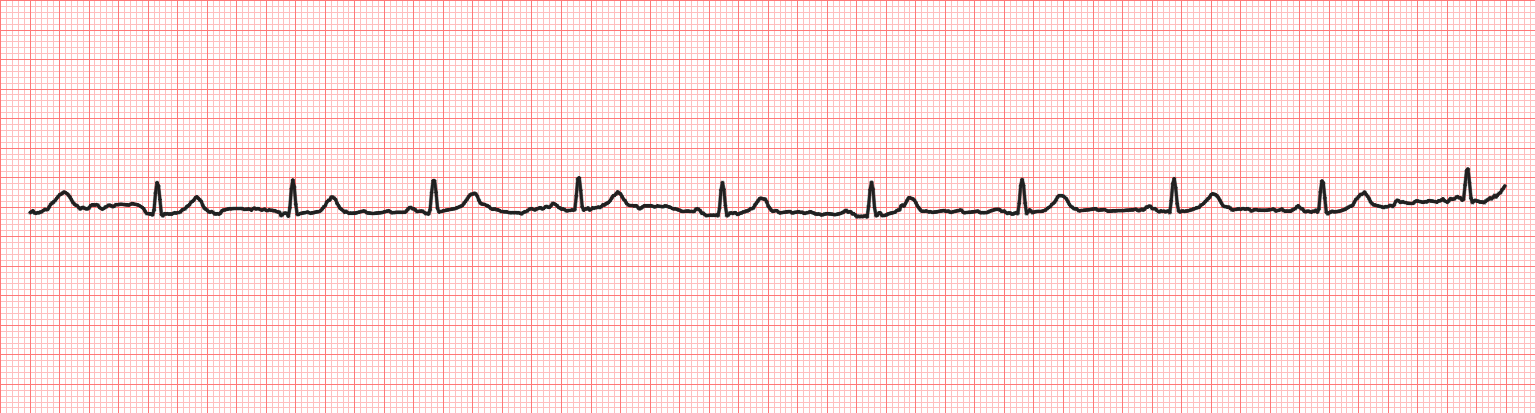
#> input picture android/app/src/main/assets/reference/strip_ii_150dpi.png, 1535 x 413 px
$ python -i page.py   (imports and definitions only)   (older library calls are emulated)
#> lines starting #> are read from the running program, lines starting #| are printed output that depends on the picture; after the words box and inside, x2 and y2 are one past the last pixel; in counts of white or black regions, pixels touching at a corner belong together
"""Sub-pixel sheet corners from four rough clicks.

The stand-in for FR1 until ML Kit's Document Scanner is wired in: a human
clicks roughly where the four corners of the printed ECG sheet are, and this
module moves each click onto the true corner by fitting a straight line to
each edge of the gridded area and intersecting neighbouring lines.

**Why this exists at all.** Measured on simulated photographs
(`results/kitphoto/selftest.csv`): corner clicks scattered by 3 px drop the
reconstruction's PCC from 0.98 to 0.78-0.88 with scale and crop otherwise
known, because a corner error is a scale and offset error and limitation 14
already showed that a quarter of a percent of scale costs a fifth of PCC.
A click is worse than 3 px in practice: the picker scales a 24.8 MP frame
down about fivefold to fit a screen, so each click is quantised to ~5 px.

**The edge.** The printed image is gridded to its border and the paper
around it is not, so the edge is where the grid stops -- specifically where
the rules that CROSS the edge stop. At each distance from the edge, ink
darkness is sampled along a few millimetres parallel to it and its
**spread** (standard deviation) taken. Inside, the crossing rules make that
spread large, because a line parallel to the edge alternately hits rule and
paper; outside, it is sensor noise. The edge is placed at the half-level
crossing of that step, to sub-pixel precision by linear interpolation.

**Why the spread and not the mean.** A rule lying *along* the edge is
uniform along it, so it adds nothing to the spread but a great deal to the
mean, and its blurred tail pulled the mean's half-level crossing 1.3-2.4 px
outside the sheet on a synthetic sheet with rules on its border (the kit
sheets have them too: the first column of `ptbxl9` is a rule). Measured on
the simulated photographs of all four kit sheets, the mean placed corners
0.8-2.2 px from truth and the spread 0.26-0.51 px.

**Luma, not redness.** Redness is the obvious response for a pink grid
and it is the wrong one here, for the reason limitation 15 found on the
2026-09-21 photographs: it is a chroma quantity, and JPEG stores chroma at
half resolution. Measured on a simulated 4:2:0 JPEG, the redness step
across the left edge was smeared over ~10 px and the fitted edge landed 5
to 9 px outside the sheet. Luma is stored at full resolution.

**What it cannot do.** It needs the clicks to be within `SEARCH_FRACTION`
of the edge length of the true corner, it needs white paper outside the
sheet (a sheet printed edge-to-edge, or photographed on a red tablecloth,
has no step), and it assumes straight edges -- a curled page is bent, and
the fitted line is then a chord. `refine_corners` reports the residual of
each line fit so a curled edge is visible rather than silently averaged.
"""

from __future__ import annotations

from dataclasses import dataclass

import cv2
import numpy as np


#: How far either side of a clicked edge the step is searched for, as a
#: fraction of that edge's length. 1.5% is about 4 mm on a 277 mm edge --
#: generous for a careful click, not so wide that the search reaches the
#: sheet's first trace.
SEARCH_FRACTION = 0.015

#: Samples along each edge. Each is one independent edge crossing; the line
#: is fitted through them.
N_SAMPLES = 80

#: Length along the edge averaged into each sample, as a fraction of the
#: edge length. About 4 mm: long enough to span several 1 mm rules, so the
#: spread inside is the grid's rather than whichever rule one sample hit.
TANGENT_FRACTION = 0.015

#: Fraction of each edge, at both ends, not sampled. Near a corner the
#: tangent window runs off the sheet onto the neighbouring edge's paper.
END_MARGIN = 0.06

#: A sample counts as a step only if the spread inside exceeds the spread
#: outside by this many grey levels, and by STEP_SNR times the outside's
#: own variability.
MIN_STEP = 2.0
STEP_SNR = 4.0

#: Samples further than this many robust standard deviations from the
#: first line fit are dropped and the line refitted. A trace touching the
#: edge, or a grid rule lying exactly on it, makes an outlier crossing.
OUTLIER_SIGMA = 3.0


@dataclass(frozen=True)
class RefinedCorners:
    corners: np.ndarray          # (4, 2) float32, TL TR BR BL
    shift_px: np.ndarray         # (4,) distance each corner moved
    edge_rmse_px: np.ndarray     # (4,) residual of each edge's line fit
    edge_inliers: np.ndarray     # (4,) samples kept per edge


def ink_darkness(image: np.ndarray) -> np.ndarray:
    """255 minus BT.601 luma, float32: zero on white paper, high on ink."""
    b, g, r = cv2.split(image.astype(np.float32))
    return 255.0 - (0.114 * b + 0.587 * g + 0.299 * r)


def _sample(img: np.ndarray, pts: np.ndarray) -> np.ndarray:
    """Bilinear samples of a single-channel float32 image at (x, y) points."""
    m = pts.astype(np.float32).reshape(-1, 1, 2)
    return cv2.remap(img, m[..., 0], m[..., 1], cv2.INTER_LINEAR,
                     borderMode=cv2.BORDER_REPLICATE).reshape(pts.shape[:-1])


def _edge_crossings(resp: np.ndarray, a: np.ndarray, b: np.ndarray,
                    outward: np.ndarray) -> np.ndarray:
    """Points where the along-edge spread of darkness falls from the grid's
    level (inside) to the paper's (outside) through its half level, one per sample along the edge a->b. NaN rows where no
    clean step was found."""
    length = float(np.hypot(*(b - a)))
    tangent = (b - a) / length
    reach = max(6.0, SEARCH_FRACTION * length)
    half_t = max(3.0, 0.5 * TANGENT_FRACTION * length)
    offsets = np.arange(-reach, reach + 0.5, 0.5)              # along normal
    along = np.arange(-half_t, half_t + 0.5, 1.0)              # along edge
    out = np.full((N_SAMPLES, 2), np.nan)
    for i, t in enumerate(np.linspace(END_MARGIN, 1 - END_MARGIN, N_SAMPLES)):
        c = a + t * (b - a)
        grid = (c[None, None, :] + offsets[:, None, None] * outward
                + along[None, :, None] * tangent)
        profile = _sample(resp, grid).std(axis=1)              # (n_offsets,)
        k = max(3, len(offsets) // 8)
        inside, outside = np.median(profile[:k]), np.median(profile[-k:])
        # Against noise, not against the inside level: a relative test on
        # the mean rejected every sample on the shaded edge of a simulated
        # photograph, where shading raised the level but not the step.
        noise = 1.4826 * np.median(np.abs(profile[-k:] - outside))
        if inside - outside <= max(MIN_STEP, STEP_SNR * noise):
            continue                                            # no step here
        level = 0.5 * (inside + outside)
        # The LAST fall through the half level going outward: inside, the
        # spread dips wherever a rule parallel to the edge fills the whole
        # sample line, and those dips are not the edge.
        above = profile >= level
        idx = np.flatnonzero(above[:-1] & ~above[1:])
        if idx.size == 0:
            continue
        j = int(idx[-1])
        f = (profile[j] - level) / (profile[j] - profile[j + 1])
        s = offsets[j] + f * (offsets[j + 1] - offsets[j])
        out[i] = c + s * outward
    return out


def _fit_line(points: np.ndarray) -> tuple[np.ndarray, np.ndarray, float, int]:
    """Total-least-squares line with one round of outlier rejection.
    Returns (point on line, unit direction, rmse px, inliers)."""
    p = points[np.all(np.isfinite(points), axis=1)]
    if len(p) < 5:
        raise RuntimeError(f"only {len(p)} edge crossings found")
    for _ in range(2):
        mu = p.mean(axis=0)
        _, _, vt = np.linalg.svd(p - mu)
        d = vt[0]
        n = np.array([-d[1], d[0]])
        r = (p - mu) @ n
        sigma = 1.4826 * np.median(np.abs(r - np.median(r))) + 1e-9
        keep = np.abs(r) <= OUTLIER_SIGMA * max(sigma, 0.25)
        if keep.all() or keep.sum() < 5:
            break
        p = p[keep]
    return mu, d, float(np.sqrt(np.mean(r ** 2))), int(len(p))


def _intersect(p1, d1, p2, d2) -> np.ndarray:
    a = np.array([d1, -d2]).T
    t = np.linalg.solve(a, p2 - p1)
    return p1 + t[0] * d1


def refine_corners(image: np.ndarray, rough: np.ndarray) -> RefinedCorners:
    """Move four rough sheet corners (TL TR BR BL) onto the gridded area's
    true corners. Raises `RuntimeError` if an edge shows no step."""
    rough = np.asarray(rough, dtype=np.float64).reshape(4, 2)
    resp = ink_darkness(image)
    centre = rough.mean(axis=0)
    lines, rmse, inl = [], [], []
    for i in range(4):
        a, b = rough[i], rough[(i + 1) % 4]
        mid = 0.5 * (a + b)
        d = (b - a) / np.hypot(*(b - a))
        n = np.array([-d[1], d[0]])
        if np.dot(n, mid - centre) < 0:
            n = -n
        pts = _edge_crossings(resp, a, b, n)
        p, dirn, e, k = _fit_line(pts)
        lines.append((p, dirn))
        rmse.append(e)
        inl.append(k)
    # Corner i joins edge i-1 (arriving) and edge i (leaving).
    corners = np.array([_intersect(*lines[(i - 1) % 4], *lines[i])
                        for i in range(4)])
    return RefinedCorners(
        corners=corners.astype(np.float32),
        shift_px=np.hypot(*(corners - rough).T),
        edge_rmse_px=np.array(rmse),
        edge_inliers=np.array(inl),
    )


# --------------------------------------------------------------------------
# FR1 without clicks: find the printed sheet in a photograph
# --------------------------------------------------------------------------

#: Working size for the coarse search, long side in pixels.
FIND_MAX_DIM = 1200
#: Morphological closing that fuses the grid's rules into one solid region,
#: as a fraction of the working image's long side (~6 mm on a sheet that
#: fills the frame): wider than a 5 mm grid square, narrower than the white
#: margin around the print.
FIND_CLOSE_FRACTION = 0.02
#: Edge-line fit: contour points within this fraction of each end of an
#: edge are left out, because the closing rounds the corners off.
FIND_END_TRIM = 0.12
FIND_EDGE_BAND = 0.02


@dataclass(frozen=True)
class FoundCorners:
    corners: np.ndarray          # (4, 2) TL TR BR BL, full-resolution pixels
    coarse: np.ndarray           # before refine_corners
    refined: bool                # refine_corners accepted (edge fit <= max rmse)
    area_fraction: float         # sheet region / frame, a sanity statistic
    edge_rmse_px: np.ndarray | None


def _redness(img: np.ndarray) -> np.ndarray:
    b, g, r = [img[..., i].astype(np.float32) for i in range(3)]
    return r - 0.5 * (g + b)


# [7 lines left out: function _order_tl_tr_br_bl, not called in this run]


#: Paper: whiteness = min(B, G, R), so a bright but saturated background
#: (orange wood, a coloured cloth) scores low on its weakest channel.
#: Grid: gradient magnitude, smoothed over FIND_TEXTURE_FRACTION of the long
#: side (a few grid squares), thresholded by Otsu over paper pixels only,
#: after eroding the paper by FIND_PAPER_ERODE_FRACTION so the paper's own
#: edge does not read as texture.
FIND_TEXTURE_FRACTION = 0.012
FIND_PAPER_ERODE_FRACTION = 0.01
FIND_MARGIN_PCT = 5.0
FIND_GRID_CUT = 0.35


def _largest(mask: np.ndarray) -> np.ndarray:
    n, lab, stats, _ = cv2.connectedComponentsWithStats(mask, 8)
    if n < 2:
        raise RuntimeError("empty mask")
    big = 1 + int(np.argmax(stats[1:, cv2.CC_STAT_AREA]))
    out = (lab == big).astype(np.uint8) * 255
    cnts, _ = cv2.findContours(out, cv2.RETR_EXTERNAL, cv2.CHAIN_APPROX_NONE)
    filled = np.zeros_like(out)
    cv2.drawContours(filled, [max(cnts, key=cv2.contourArea)], -1, 255, -1)
    return filled


def sheet_region(small: np.ndarray) -> tuple[np.ndarray, np.ndarray]:
    """(printed-grid region, paper region) as uint8 masks of `small`."""
    white = small.min(axis=2)
    white = cv2.GaussianBlur(white, (0, 0), 2.0)
    _, paper = cv2.threshold(white, 0, 255, cv2.THRESH_BINARY + cv2.THRESH_OTSU)
    paper = _largest(paper)
    luma = cv2.cvtColor(small, cv2.COLOR_BGR2GRAY).astype(np.float32)
    gx = cv2.Sobel(luma, cv2.CV_32F, 1, 0, ksize=3)
    gy = cv2.Sobel(luma, cv2.CV_32F, 0, 1, ksize=3)
    sig = max(1.0, FIND_TEXTURE_FRACTION * max(small.shape[:2]))
    # Contrast-normalised: edge strength over local brightness. Raw gradient
    # scales with illumination, and under the uneven light of
    # ptbxl40_20260929_01 the shaded quarter of the grid read as blank margin.
    tex = cv2.GaussianBlur(np.hypot(gx, gy), (0, 0), sig) / (
        cv2.GaussianBlur(luma, (0, 0), sig) + 8.0)
    e = max(3, int(round(FIND_PAPER_ERODE_FRACTION * max(small.shape[:2]))))
    inner = cv2.erode(paper, cv2.getStructuringElement(cv2.MORPH_RECT, (e, e))) > 0
    if inner.sum() < 100:
        raise RuntimeError("no paper found")
    # The cut that matters is grid against the BLANK MARGIN, so it sits a
    # little above the margin's own texture (the paper's low percentile)
    # toward the typical grid level (its median; the print is most of the
    # page). Otsu over the paper split the grid itself into trace rows and
    # empty grid on 2026-09-29 photos, leaving a ragged, notched region.
    vals = tex[inner]
    lo, mid = np.percentile(vals, FIND_MARGIN_PCT), np.median(vals)
    grid = ((tex > lo + FIND_GRID_CUT * (mid - lo)) & inner).astype(np.uint8) * 255
    k = max(3, int(round(FIND_CLOSE_FRACTION * max(small.shape[:2]))))
    grid = cv2.morphologyEx(grid, cv2.MORPH_CLOSE,
                            cv2.getStructuringElement(cv2.MORPH_RECT, (k, k)))
    grid = cv2.morphologyEx(grid, cv2.MORPH_OPEN,
                            cv2.getStructuringElement(cv2.MORPH_RECT, (k // 2 + 1, k // 2 + 1)))
    return _largest(grid), paper


FIND_RANSAC_TOL = 0.004          # inlier band, fraction of the long side
FIND_RANSAC_ITERS = 400


#: The RANSAC draws come from this 31-bit LCG (the one the port fixtures
#: already share), not NumPy's generator, so PageCorners.kt reproduces the
#: same lines exactly: every intermediate fits a signed 64-bit integer.
LCG_SEED, LCG_MULT, LCG_ADD, LCG_MASK = 12345, 1103515245, 12345, 0x7FFFFFFF


def _ransac_line(pts: np.ndarray, tol: float, rng=None) -> tuple[np.ndarray, np.ndarray]:
    """(point, unit direction) of the line most of `pts` agree on.

    Ties go to the earliest draw; the inliers are refitted by least squares.
    """
    n = len(pts)
    if n < 10:
        raise RuntimeError("too few edge points")
    best, best_in = None, -1
    state = LCG_SEED
    for _ in range(FIND_RANSAC_ITERS):
        state = (state * LCG_MULT + LCG_ADD) & LCG_MASK
        i = (state >> 8) % n
        state = (state * LCG_MULT + LCG_ADD) & LCG_MASK
        j = (state >> 8) % n
        if i == j:
            continue
        d = pts[j] - pts[i]
        L = np.hypot(*d)
        if L < 1e-6:
            continue
        nrm = np.array([-d[1], d[0]]) / L
        inl = np.abs((pts - pts[i]) @ nrm) <= tol
        c = int(inl.sum())
        if c > best_in:
            best_in, best = c, inl
    q = pts[best].astype(np.float32)
    vx, vy, x0, y0 = cv2.fitLine(q, cv2.DIST_L2, 0, 0.01, 0.01).ravel()
    return np.array([x0, y0], np.float64), np.array([vx, vy], np.float64)


#: Accept the full-resolution refinement if every edge's line fit is within
#: this many mm. A fixed 3 px (the app's hand-corner rule) is ~0.15 mm on a
#: 24 MP photo, below the bending a phone lens puts into a page edge: it
#: rejected refinements that land within 0.1-2.3 mm of the registration
#: truth on the 2026-09-29 photos (edge rmse 1-6 px at ~19 px/mm).
FIND_REFINE_MAX_RMSE_MM = 0.4
#: For converting that to pixels: the printed grid is ~270 mm wide on an A4
#: or Letter landscape page. A +-10% guess is plenty for a threshold.
FIND_NOMINAL_WIDTH_MM = 270.0


def find_sheet_corners(photo: np.ndarray, refine: bool = True,
                       max_edge_rmse_px: float | None = None) -> FoundCorners:
    """The printed sheet's four corners in a photograph, with no clicks.

    1-2. At FIND_MAX_DIM, `sheet_region`: the PAPER first (bright and
       unsaturated), then, inside it, the printed GRID (dense fine lines,
       against a blank margin). Not redness: on the 2026-09-29 photos the
       desk is orange wood, redder than the pale grid, and a redness mask
       found the desk (corners 50-600 mm off).
    3. Its outline is split into four edges at the polygon approximation's
       corners; a straight line is fitted to each edge (ends trimmed, Huber
       loss) and neighbours intersected: the coarse corners.
    4. `refine_corners` (the grid-stops-here step, sub-pixel, luma) at full
       resolution from the coarse corners, kept if every edge fits within
       `max_edge_rmse_px` (default FIND_REFINE_MAX_RMSE_MM in pixels);
       otherwise the coarse corners are returned, `refined` False.

    Raises RuntimeError when no sheet-like quadrilateral is found.
    Assumes a white margin of paper around the print and a background that
    is darker or more saturated than paper; a print running edge to edge,
    or white paper on a white table, defeats step 1.
    """
    h, w = photo.shape[:2]
    s = FIND_MAX_DIM / max(h, w)
    small = cv2.resize(photo, None, fx=s, fy=s, interpolation=cv2.INTER_AREA)
    region, paper = sheet_region(small)
    cnts, _ = cv2.findContours(region, cv2.RETR_EXTERNAL, cv2.CHAIN_APPROX_NONE)
    cnt = max(cnts, key=cv2.contourArea)
    area_frac = float(region.mean() / 255.0)

    # Each edge as a straight line through the region's EXTREME pixels: the
    # topmost grid pixel of every column for the top edge, bottommost for
    # the bottom, leftmost / rightmost of every row for the sides, fitted by
    # RANSAC so that a hole in the mask (a patch of grid it missed, which
    # moves that stretch's extreme inward along a curve) is outvoted by the
    # straight remainder of the edge. Outline and hull fits inherited such
    # holes: corners 15-66 mm off on two 2026-09-29 photos. Assumes the
    # sheet is roughly upright in the frame (within ~20 degrees).
    ys, xs = np.nonzero(region)
    if xs.size < 100:
        raise RuntimeError("sheet region too small")
    lines = []
    for side in ("top", "right", "bottom", "left"):
        if side in ("top", "bottom"):
            # extremes per column
            cols = region.any(axis=0)
            first = region.argmax(axis=0).astype(np.float64)
            last = region.shape[0] - 1 - region[::-1].argmax(axis=0).astype(np.float64)
            vals = first if side == "top" else last
            t = np.flatnonzero(cols).astype(np.float64)
            pts = np.stack([t, vals[cols]], 1)            # (x, y)
        else:
            rows = region.any(axis=1)
            first = region.argmax(axis=1).astype(np.float64)
            last = region.shape[1] - 1 - region[:, ::-1].argmax(axis=1).astype(np.float64)
            vals = last if side == "right" else first
            t = np.flatnonzero(rows).astype(np.float64)
            pts = np.stack([vals[rows], t], 1)            # (x, y)
        lines.append(_ransac_line(pts, FIND_RANSAC_TOL * max(region.shape)))
    # lines in order top, right, bottom, left; corner i = previous & next.
    lines = [lines[3], lines[0], lines[1], lines[2]]     # left, top, right, bottom
    # TL = left & top, TR = top & right, BR = right & bottom, BL = bottom & left.
    coarse = np.array([_intersect(lines[i][0], lines[i][1],
                                  lines[(i + 1) % 4][0], lines[(i + 1) % 4][1])
                       for i in range(4)])
    coarse = coarse / s
    # A quad whose corners leave the frame by more than a few percent is a
    # failed coarse stage, not a sheet; refining it samples far off-image.
    tol = 0.05 * max(h, w)
    if not np.all(np.isfinite(coarse)) or np.any(coarse < -tol) or             np.any(coarse[:, 0] > w + tol) or np.any(coarse[:, 1] > h + tol):
        raise RuntimeError("coarse corners fall outside the photograph")
    if max_edge_rmse_px is None:
        width_px = 0.5 * (np.hypot(*(coarse[1] - coarse[0])) + np.hypot(*(coarse[2] - coarse[3])))
        max_edge_rmse_px = FIND_REFINE_MAX_RMSE_MM * width_px / FIND_NOMINAL_WIDTH_MM
    if refine:
        try:
            rc = refine_corners(photo, coarse.astype(np.float32))
            if float(np.max(rc.edge_rmse_px)) <= max_edge_rmse_px:
                return FoundCorners(np.asarray(rc.corners, np.float64), coarse, True,
                                    area_frac, np.asarray(rc.edge_rmse_px))
            return FoundCorners(coarse, coarse, False, area_frac,
                                np.asarray(rc.edge_rmse_px))
        except (RuntimeError, cv2.error):
            pass
    return FoundCorners(coarse, coarse, False, area_frac, None)

>>> import cv2
>>> picture = cv2.imread('../../android/app/src/main/assets/reference/strip_ii_150dpi.png')
#> picture is the input picture: shape (413, 1535, 3); mean B, G, R 227.6, 227.6, 252.1
>>> result = find_sheet_corners(picture)
#> in find_sheet_corners, `small = cv2.resize(photo, None, fx=s, fy=s, interpolation=cv2.INTER_AR..`:
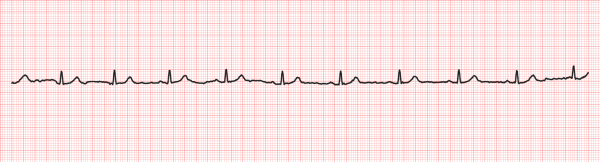
#> small: shape (323, 1200, 3) (shown at 1/2 size); mean B, G, R 227.6, 227.6, 252.1
#> in sheet_region, `white = small.min(axis=2)`:
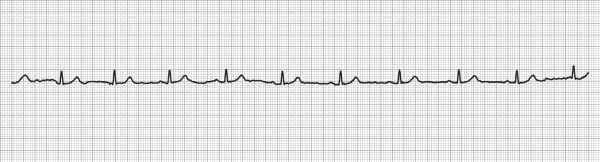
#> white: shape (323, 1200) (shown at 1/2 size); min 32, max 255, mean 227.6
#> in sheet_region, `white = cv2.GaussianBlur(white, (0, 0), 2.0)`:
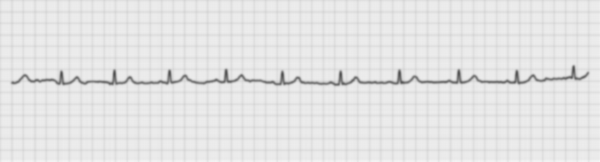
#> white: shape (323, 1200) (shown at 1/2 size); min 80, max 246, mean 227.7
#> in sheet_region, `_, paper = cv2.threshold(white, 0, 255, cv2.THRESH_BINARY + cv2.THRESH..`:
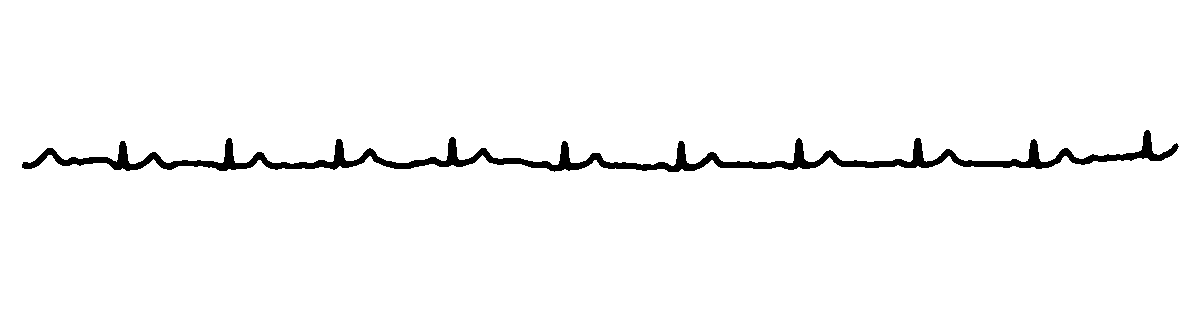
#> paper: shape (323, 1200); 97.5% white; 1 black region, box (x1, y1, x2, y2) and area: (22, 130, 1179, 172) 9855
#> in _largest, `n, lab, stats, _ = cv2.connectedComponentsWithStats(mask, 8)`: n = 2; stats = [[22, 130, 1157, 42, 9855], [0, 0, 1200, 323, 377745]]
#> in _largest, `big = 1 + int(np.argmax(stats[1:, cv2.CC_STAT_AREA]))`: big = 1
#> in _largest, `cnts, _ = cv2.findContours(out, cv2.RETR_EXTERNAL, cv2.CHAIN_APPROX_NO..`: cnts = 1 contour; box (x1, y1, x2, y2) and area: (0, 0, 1200, 323) 386078
#> in sheet_region, `luma = cv2.cvtColor(small, cv2.COLOR_BGR2GRAY).astype(np.float32)`:
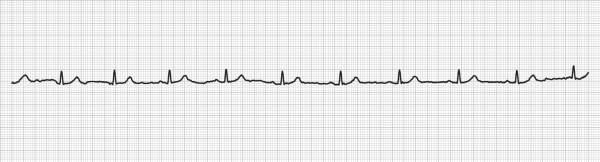
#> luma: shape (323, 1200) float32 (shown at 1/2 size); min 32, max 255, mean 234.9
#> in sheet_region, `gx = cv2.Sobel(luma, cv2.CV_32F, 1, 0, ksize=3)`:
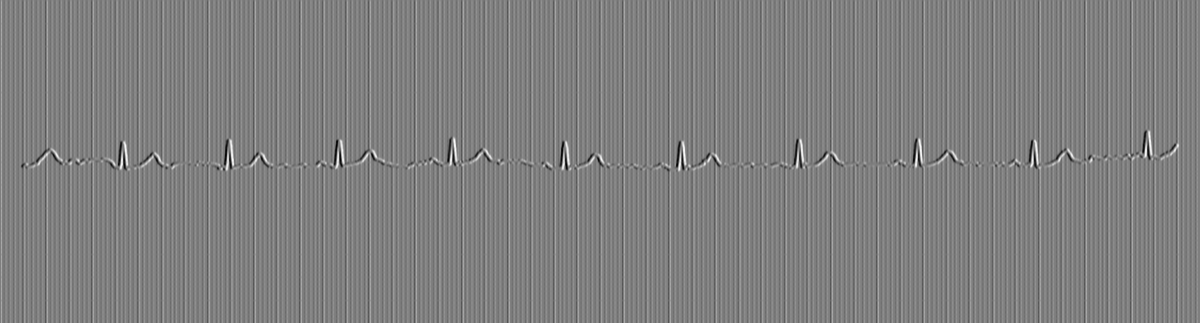
#> gx: shape (323, 1200) float32; min -892, max 892, mean 0.2; drawn with min black and max white
#> (the rest of the program and of its run is left out)
